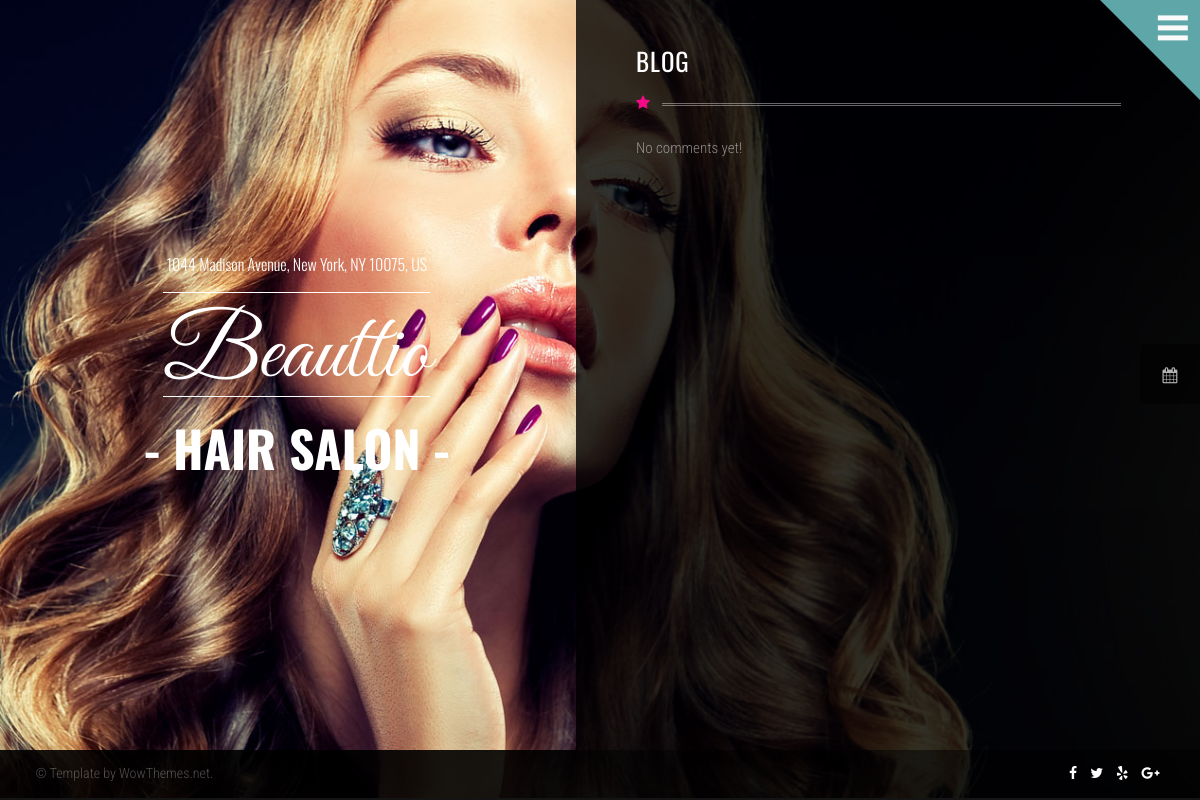
The page /blog/ on the database as committed earlier.
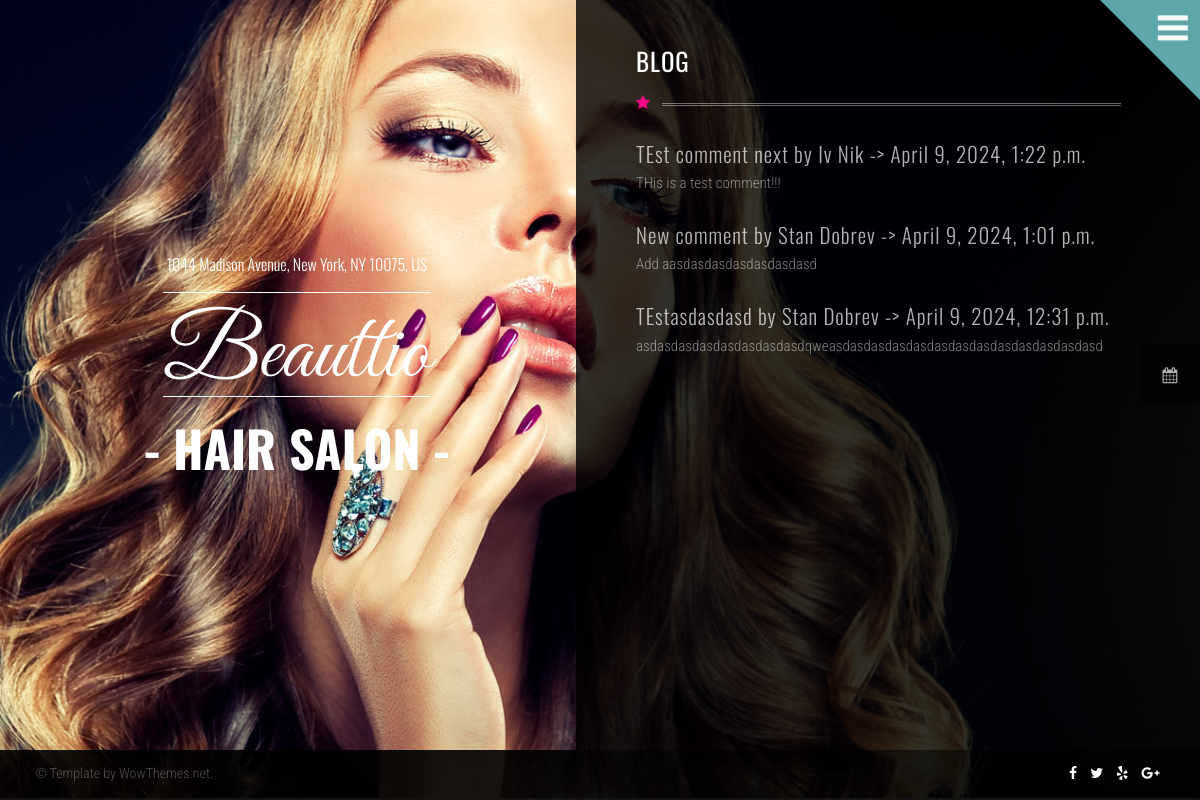
The same page on the database as committed later.
### HairSaloon/common/models.py (models this page shows)
class Comment(models.Model):
    TITLE_MAX_LENGTH = 100
    TITLE_MIN_LENGTH = 10
    TEXT_MAX_LENGTH = 500
    TEXT_MIN_LENGTH = 25
    title = models.CharField(
        max_length=TITLE_MAX_LENGTH,
        validators=[
            MinLengthValidator(TITLE_MIN_LENGTH),
        ]
    )
    content = models.TextField(
        max_length=TEXT_MAX_LENGTH,
        validators=[MinLengthValidator(TEXT_MIN_LENGTH)]
    )
    is_approved = models.BooleanField(default=False)
    created_at = models.DateTimeField(auto_now_add=True)
    updated_at = models.DateTimeField(auto_now=True)
    user = models.ForeignKey(
        to=UserModel,
        on_delete=models.CASCADE,
        related_name="comments"
    )
    def __str__(self):
        return f"{self.title} by {self.user}"

### HairSaloon/accounts/models.py (models this page shows)
class HairSaloonUser(auth_models.AbstractBaseUser, auth_models.PermissionsMixin):
    email = models.EmailField(
        _('email address'),
        unique=True,
        error_messages={
            "unique": _("A user with that email already exists."),
        },
    )
    first_name = models.CharField(_("first name"), max_length=150, blank=True)
    last_name = models.CharField(_("last name"), max_length=150, blank=True)
    phone_number = models.CharField(_("phone number"), max_length=15, blank=True)
    date_joined = models.DateTimeField(_("date joined"), default=timezone.now)
    is_staff = models.BooleanField(
        _("staff status"),
        default=False,
        help_text=_("Designates whether the user can log into this admin site."),
    )
    is_active = models.BooleanField(
        _("active"),
        default=True,
        help_text=_(
            "Designates whether this user should be treated as active. "
            "Unselect this instead of deleting accounts."
        ),
    )
    USERNAME_FIELD = 'email'
    objects = HairSaloonUserManager()
    @property
    def full_name(self):
        if self.first_name and self.last_name:
            return f"{self.first_name} {self.last_name}"
        elif self.first_name or self.last_name:
            return self.first_name or self.last_name
        else:
            return self.email
    def __str__(self):
        return self.full_name

### HairSaloon/common/views.py (the view)
# urls.py: path('', ListBlogView.as_view(), name='blog'),
class ListBlogView(views.ListView):
    template_name = 'common/blog.html'
    def get_queryset(self, queryset=None):
        try:
            user = UserModel.objects.get(pk=self.request.user.pk)
        except UserModel.DoesNotExist:
            return Comment.objects.filter(is_approved=True).order_by('-created_at')
        if user.is_superuser:
            return Comment.objects.all().order_by('-created_at')
        else:
            return Comment.objects.filter(is_approved=True).order_by('-created_at')

### templates/common/blog.html (shortened to what this page needs)
{% extends 'base.html' %}
{% load static %}
{% block content %}
    <body style="background-image:url('{% static 'img/bg7.jpg' %}');background-attachment:fixed;background-size:cover;">
    {% include 'partials/menu_and_calendar.html' %}
    <div class="container">
        <div class="logoarea">
            <div class="intro">
                <h1><span class="smaller wow zoomIn" data-wow-duration="2s" data-wow-delay="0.5">1044 Madison Avenue, New York, NY 10075, US</span>
                    <span class="big wow pulse" data-wow-duration="1s" data-wow-delay="0s">Beauttio</span>
                    <span class="small wow fadeIn" data-wow-duration="2s" data-wow-delay="0.5s">- HAIR SALON -</span>
                </h1>
            </div>
        </div>
        <div class="pagearea">
            <h1 class="page-headline">BLOG</h1>
            <i class="iconstartitle textmagenta fa fa-star"></i>
            {% if object_list %}
                {% for obj in object_list %}
                    {% include 'partials/comment_card.html' %}
                {% endfor %}
            {% else %}
                <p>No comments yet!</p>
            {% endif %}
        </div>
    </div>
    {% include 'partials/footer.html' %}
    </body>
{% endblock %}

### templates/partials/comment_card.html
<h1 class="entry-title">{{ obj }} -> {{ obj.created_at }}</h1>
<p>{{ obj.content }}</p>

Rows that differ between the two databases and show on the page:
added Comment: title+user "TEst comment next by Iv Nik", created_at "April 9, 2024, 1:22 p.m.", content "THis is a test comment!!!"
added Comment: title+user "New comment by Stan Dobrev", created_at "April 9, 2024, 1:01 p.m.", content "Add aasdasdasdasdasdasdasd"
now on this page (row edited): Comment: title+user "TEstasdasdasd by Stan Dobrev", created_at "April 9, 2024, 12:31 p.m.", content "asdasdasdasdasdasdasdasdqweasdasdasdasdasdasdasdasdasdasdasdasdasd"
Other text that changed with them:
text no longer shown: "No comments yet!"
